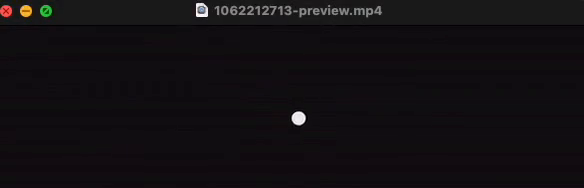
#> input picture frame 57 of FormFactor/track.mp4, 584 x 188 px, given in place of the camera
$ python main.py
#> lines starting #> are read from the running program, lines starting #| are printed output that depends on the picture; after the words box and inside, x2 and y2 are one past the last pixel; in counts of white or black regions, pixels touching at a corner belong together
### FormFactor/red_dot.py
import numpy as np
import cv2
import csv


# [31 lines left out: function red_dot, not called in this run]


def obj_from_colour(vidstream):

#> called with vidstream = 1
    with open("captured.csv", mode="w") as captured:
        captured.truncate()
        write = csv.writer(captured)
        cap = cv2.VideoCapture(vidstream)
        counter = 0
        while(1):

            # Take each frame
            ret, frame = cap.read()
#> frame is the input picture: shape (188, 584, 3); mean B, G, R 18.6, 15.5, 18.6

            # Convert BGR to HSV
            hsv = cv2.cvtColor(frame, cv2.COLOR_BGR2HSV)
#> hsv: shape (188, 584, 3); mean H, S, V 127.5, 57.4, 19.4

            # define range of red color in HSV
            lower_red = np.array([170, 70, 50])
            upper_red = np.array([180, 255, 255])
            lower_red2 = np.array([0, 70, 50])
            upper_red2 = np.array([10, 255, 255])
            #Threshold the HSV image to get only red colors
            mask = cv2.inRange(hsv, lower_red, upper_red)
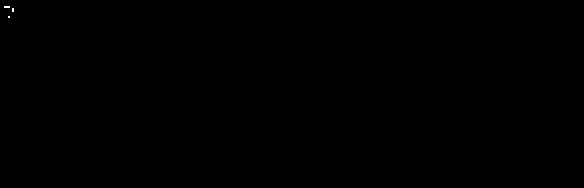
#> mask: shape (188, 584); 0.02% white in thin lines or dots, all inside (x1, y1, x2, y2) = (4, 6, 14, 18)
            mask2 = cv2.inRange(hsv, lower_red2, upper_red2)
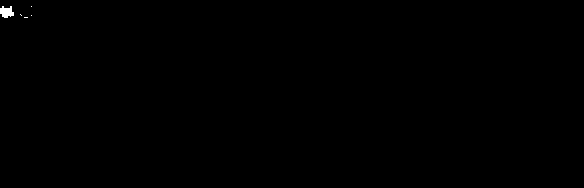
#> mask2: shape (188, 584); 0.12% white; 5 white regions (4 under 20 px), largest, box (x1, y1, x2, y2) and area: (0, 6, 14, 18) 119
            # Bitwise-AND mask and original image6
            res = cv2.bitwise_and(frame,frame, mask=mask)

            #adding 2 more channels on the mask so we can stack it along other images
            mask_3 = cv2.cvtColor(mask2, cv2.COLOR_GRAY2BGR)
            circles = cv2.HoughCircles(mask2, cv2.HOUGH_GRADIENT, 1, mask.shape[0] / 8, param1=100, param2=18, minRadius=5, maxRadius=60)
#> circles = None
            if circles is not None:
                circles = np.round(circles[0, :]).astype("int")
                cv2.circle(frame, center=(circles[0, 0], circles[0, 1]), radius=circles[0, 2], color=(0, 255, 0), thickness=2)
                print(circles[0, 0], circles[0, 1])
                write.writerow([counter, circles[0, 1]])
                counter += 1
            # stacking up all three images together
            stacked = np.hstack((mask_3,frame,res))
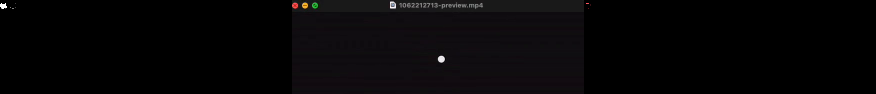
#> stacked: shape (188, 1752, 3) (shown at 1/2 size); mean B, G, R 6.3, 5.3, 6.3
            if ret:
                cv2.imshow('Result',cv2.resize(stacked,None,fx=0.8,fy=0.8))
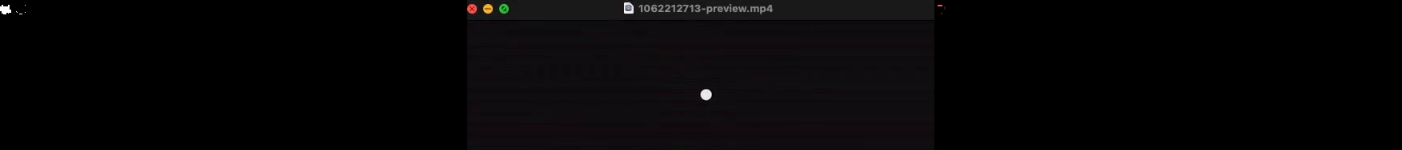
#> window 'Result': shape (150, 1402, 3); mean B, G, R 6.3, 5.3, 6.3
            else:
                break
            if cv2.waitKey(1) & 0xFF == ord('q'):
#> (key q is pressed here)
                break

    cv2.destroyAllWindows()
    cap.release()

### FormFactor/vidanalyse.py
import cv2
import matplotlib.pyplot as plt
import csv
from scipy import stats
import numpy as np

# [7 lines left out: function sign, not called in this run]

pointlist = []
captured = []
xvals = []
yvals = []
captured_x_vals = []
captured_y_vals = []
# [5 lines left out: function populate_ideal, not called in this run]
def read_ideal():
    with open("ideal.csv", newline="") as benchart:
        read = csv.reader(benchart)
        pointlist = list(read)
        for n in range(len(pointlist)):
            pointlist[n] = list(map(int, pointlist[n]))
    for n in pointlist:
        xvals.append(n[0])
        yvals.append(n[1])
    return pointlist

def read_captured():
    with open("captured.csv", newline="") as captured:
        read = csv.reader(captured)
        captured = list(read)
        for n in range(len(captured)):
            captured[n] = list(map(int, captured[n]))
    for n in captured:
        captured_x_vals.append(n[0])
        captured_y_vals.append(n[1])
    return captured

intervals = [[0]]
intervaleqs = []

def graph(sectlen):
    read_captured()
    read_ideal()
    slope, intercept, r, p, std_err = stats.linregress(captured_x_vals[0:sectlen], captured_y_vals[0:sectlen])

    curslope = sign(slope)

    for n in range(sectlen, len(captured_x_vals)):
        i = n-sectlen
        slope, _, _, _, _ = stats.linregress(captured_x_vals[i:n], captured_y_vals[i:n])
        if sign(slope) != sign(curslope):
            intervals[-1].append(n+(sectlen//2))
            intervals.append([n+(sectlen//2)])
            print(slope)
            curslope = slope

    intervals.pop(-1)

    for n in intervals:
        plt.axvline(x = n[1], label = 'axvline - full height')
    plt.plot(xvals, yvals)
    plt.plot(captured_x_vals, captured_y_vals)
    plt.ylabel("stuff")
    plt.show()


### FormFactor/main.py
import vidanalyse, vidcapture, red_dot


red_dot.obj_from_colour(1)
directory = "track.mp4"
#> (the run stopped early here; a loop or call above may not have finished)
